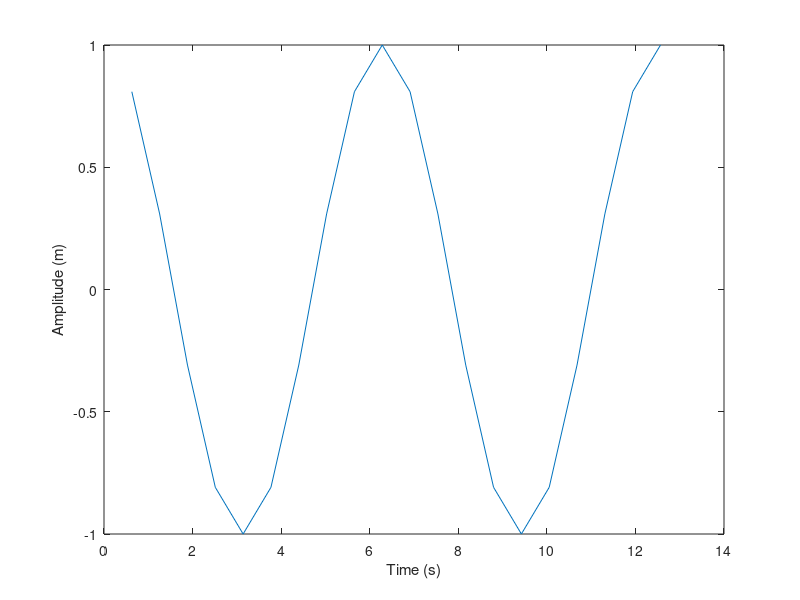
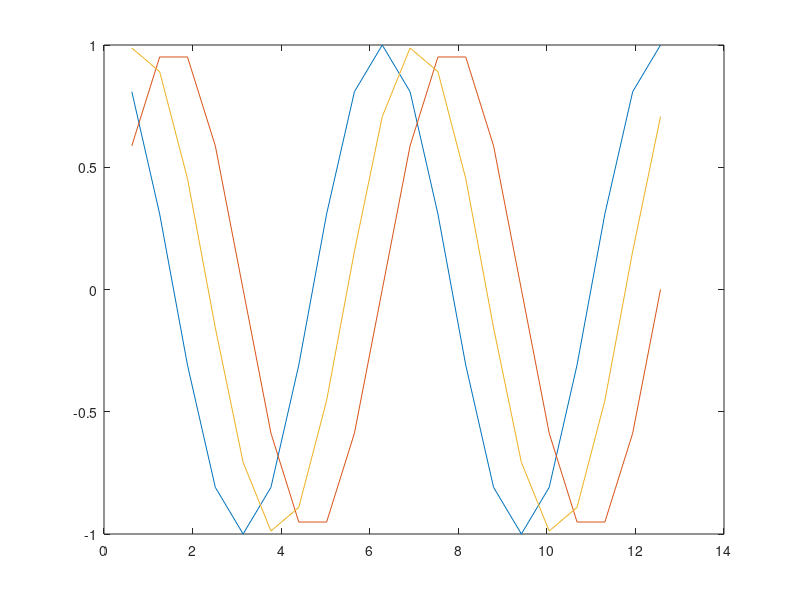

Reproduce these figures in MATLAB, in order.
A=zeros(4,20)
for j=1:20
A(1,j)=j*2.*pi/10
A(2,j)=cos(A(1,j))
A(3,j)=sin(A(1,j))
A(4,j)=1/2^(1/2)*(A(2,j)+A(3,j))
end

for i=1:4
disp(A(i,10))
end

figure(1)
j=1:20
plot(j*2.*pi/10,cos(j*2.*pi/10))
xlabel('Time (s)')
ylabel('Amplitude (m)')

figure(2)
j=1:20
plot(j*2.*pi/10,cos(j*2.*pi/10),j*2.*pi/10,sin(j*2.*pi/10),j*2.*pi/10,1/2^(1/2)*((cos(j*2.*pi/10))+sin(j*2.*pi/10)))